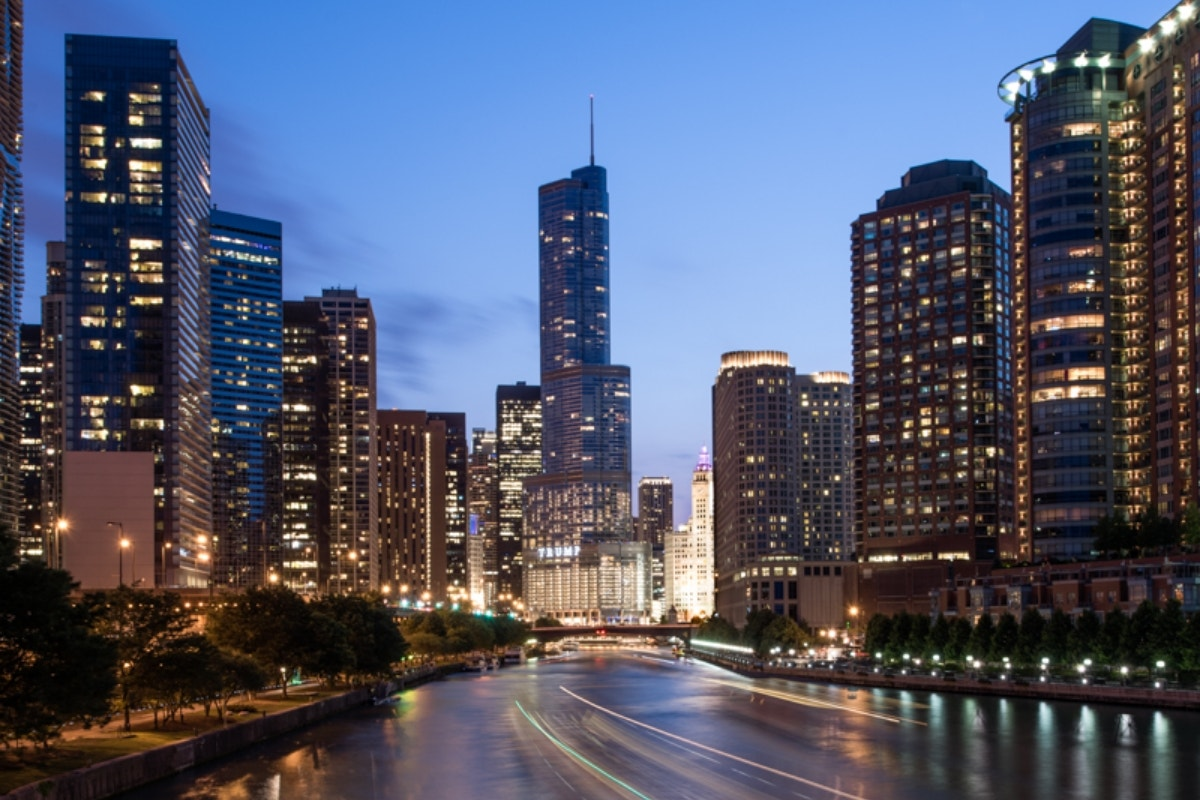
#> input picture Dataset/cityscape.jpg, 1200 x 800 px; its folder holds only this picture in this run
$ python -i utils.py   (imports and definitions only)   (older library calls are emulated)
#> lines starting #> are read from the running program, lines starting #| are printed output that depends on the picture
# smart_augmentation/utils.py
import os
import cv2
import numpy as np
from typing import List, Dict, Optional, Tuple
from pathlib import Path
from .color import (
    adjust_brightness,
    adjust_contrast,
    adjust_saturation,
    shift_hue,
    gamma_correction,
    color_jitter,
    grayscale,
    solarize,
    posterize,
)
from .geometric import (
    flip,
    rotate,
    translate,
    scale,
    shear,
    crop,
    perspective_transform,
    elastic_deformation,
)
from .noise import (
    gaussian_noise,
    salt_and_pepper,
    speckle_noise,
    gaussian_blur,
    motion_blur,
    defocus_blur,
)
from .occlusion import (
    cutout,
    hide_and_seek,
    gridmask,
    mixup,
    cutmix,
    fmix,
)
from typing import TYPE_CHECKING

if TYPE_CHECKING:
    from .utils import clip
else:
    clip = None  # define a fallback


ALLOWED_EXTS = {".jpg", ".jpeg", ".png", ".bmp", ".tiff"}

def clip(image: np.ndarray) -> np.ndarray:
    """Clip pixel values to [0,255] and convert to uint8"""
    return np.clip(image, 0, 255).astype(np.uint8)

def load_image(path: str) -> Optional[np.ndarray]:
#> called with path = '../Dataset/cityscape.jpg'
    if not os.path.exists(path):
        return None
    img = cv2.imdecode(np.fromfile(path, dtype=np.uint8), cv2.IMREAD_COLOR)
#> img is the input picture: shape (800, 1200, 3); mean B, G, R 109.8, 88.9, 82.3
    return img

def save_image(path: str, image: np.ndarray) -> None:
    # Use imencode->tofile to support unicode paths on Windows
    ext = os.path.splitext(path)[1]
    if ext == "":
        ext = ".jpg"
        path += ext
    success, enc = cv2.imencode(ext, clip(image))
    if not success:
        raise IOError(f"Failed to encode image for {path}")
    enc.tofile(path)

def is_image_file(filename: str) -> bool:
    return os.path.splitext(filename.lower())[1] in ALLOWED_EXTS

# ---------- Image analysis heuristics ----------
def analyze_image(image: np.ndarray) -> Dict[str, Dict]:
    """
    Inspect an image and return recommended augmentation types with reasons.
    Returns a dict like:
    {
      "brightness": {"score": 34.2, "recommend": True, "reason": "..."},
      "contrast": ...
    }
    """
    if image is None:
        return {}

    gray = cv2.cvtColor(image, cv2.COLOR_BGR2GRAY)
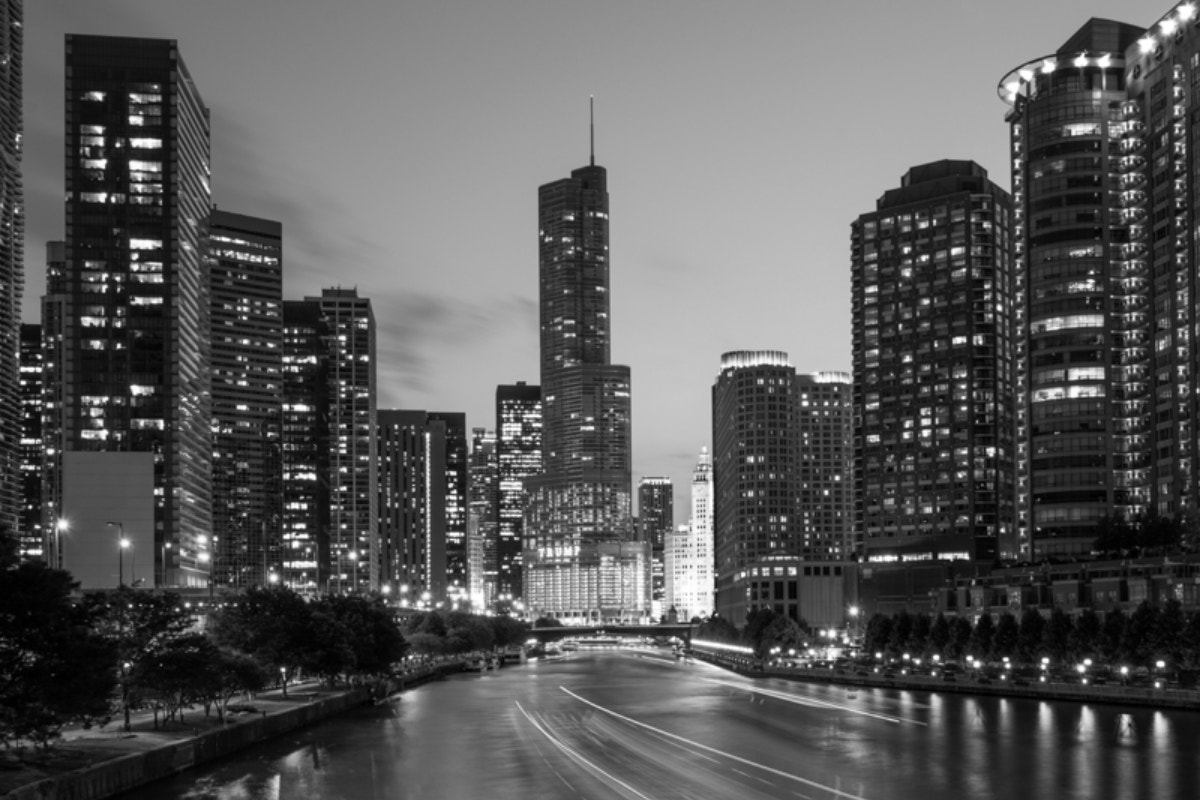
#> gray: shape (800, 1200); min 0, max 255, mean 89.3
    mean_brightness = float(np.mean(gray))
#> mean_brightness = 89.31
    contrast = float(np.std(gray))
#> contrast = 59.7
    hsv = cv2.cvtColor(image, cv2.COLOR_BGR2HSV)
#> hsv: shape (800, 1200, 3); mean H, S, V 84.3, 108.2, 121.9
    mean_saturation = float(np.mean(hsv[..., 1]))
#> mean_saturation = 108.2
    lap = cv2.Laplacian(gray, cv2.CV_64F)
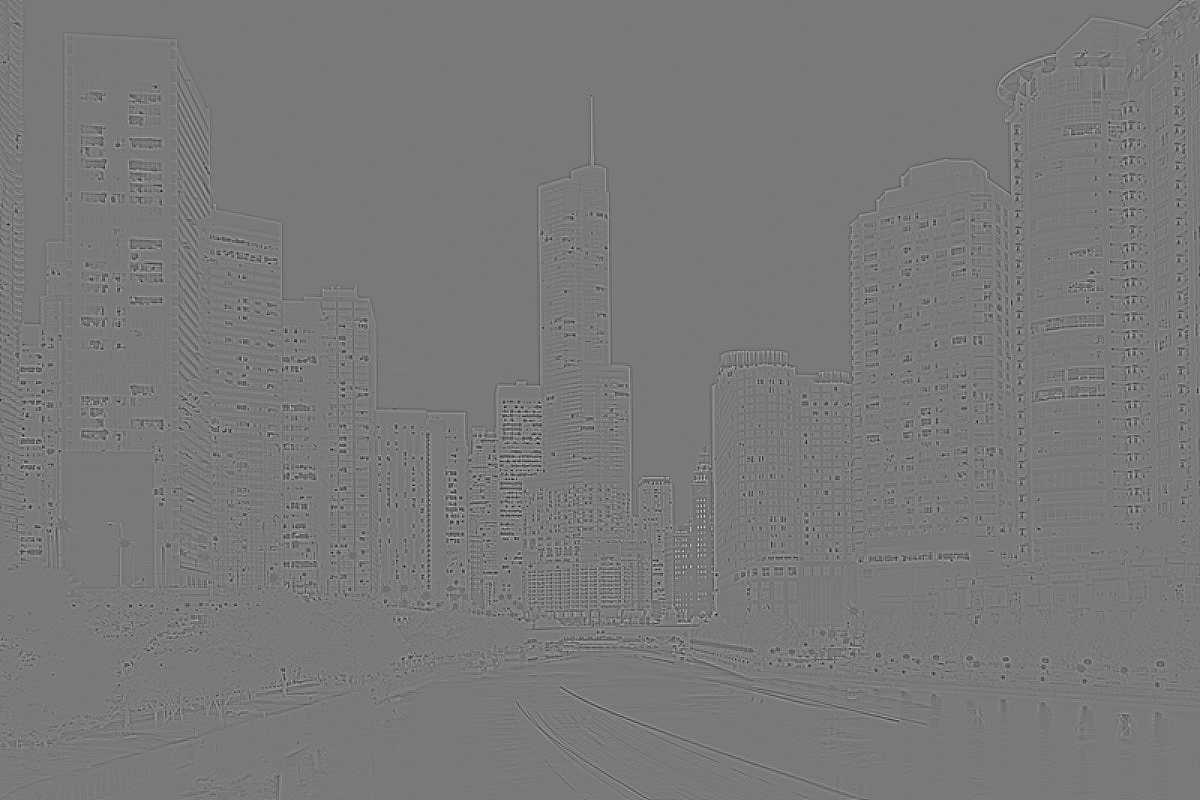
#> lap: shape (800, 1200) float64; min -244, max 268, mean 0; drawn with min black and max white
    lap_var = float(lap.var())
#> lap_var = 286.9

    # detect large uniform/occluded regions (dark or bright blocks)
    h, w = gray.shape
#> h = 800; w = 1200
    non_zero_ratio = float(np.count_nonzero(gray) / (h * w))
#> non_zero_ratio = 1
    # detect heavy black regions (possible occlusion)
    black_ratio = float(np.sum(gray < 10) / (h * w))
#> black_ratio = 0.0294

    recommendations = {}

    # Brightness
    rec_brightness = mean_brightness < 80 or mean_brightness > 200
#> rec_brightness = False
    recommendations["brightness"] = {
        "score": mean_brightness,
        "recommend": bool(rec_brightness),
        "reason": (
            "Image is dark (mean brightness {:.1f})".format(mean_brightness)
            if mean_brightness < 80
            else ("Image is very bright (mean {:.1f})".format(mean_brightness) if mean_brightness > 200 else "Brightness within normal range")
        ),
        "suggestions": ["adjust_brightness", "gamma_correction", "color_jitter"]
    }

    # Contrast
    rec_contrast = contrast < 40
#> rec_contrast = False
    recommendations["contrast"] = {
        "score": contrast,
        "recommend": bool(rec_contrast),
        "reason": "Low contrast (std {:.1f})".format(contrast) if rec_contrast else "Contrast OK",
        "suggestions": ["adjust_contrast", "contrast_jitter", "color_jitter"]
    }

    # Saturation
    rec_saturation = mean_saturation < 30
#> rec_saturation = False
    recommendations["saturation"] = {
        "score": mean_saturation,
        "recommend": bool(rec_saturation),
        "reason": ("Low saturation ({:.1f})".format(mean_saturation) if rec_saturation else "Saturation OK"),
        "suggestions": ["adjust_saturation", "shift_hue", "color_jitter"]
    }

    # Sharpness / blur
    rec_blur = lap_var < 100.0
#> rec_blur = False
    recommendations["blur"] = {
        "score": lap_var,
        "recommend": bool(rec_blur),
        "reason": ("Image looks blurry (laplacian var {:.1f})".format(lap_var) if rec_blur else "Image is sharp"),
        "suggestions": ["gaussian_blur", "motion_blur", "defocus_blur", "speckle_noise"]
    }

    # Occlusion / blocked area
    rec_occlusion = black_ratio > 0.15 or (non_zero_ratio < 0.6)
#> rec_occlusion = False
    recommendations["occlusion"] = {
        "score": black_ratio,
        "recommend": bool(rec_occlusion),
        "reason": ("Large dark area detected (black ratio {:.2f})".format(black_ratio) if rec_occlusion else "No large occlusion detected"),
        "suggestions": ["cutout", "hide_and_seek", "gridmask"]
    }

    # general: recommend color and geometric variety if image is "too similar" (simple heuristic)
    recommendations["general"] = {
        "recommend": True,
        "reason": "Always useful to add geometric and color augmentations to increase dataset variety.",
        "suggestions": ["flip", "rotate", "crop", "scale", "color_jitter", "posterize", "solarize"]
    }

    return recommendations

# ---------- Apply augmentation helpers ----------
# [212 lines left out: functions apply_transform_by_name, analyze_image_for_transforms, generate_report_for_folder, apply_transformations_to_dataset, not called in this run]

# ---------- Utility: process single image with choice ----------
def process_single_image(
    image_path: str,
    output_dir: str,
    transform_names: Optional[List[str]] = None,
    save_original: bool = True
) -> Tuple[Dict, List[str]]:
    """
    Analyze image and optionally apply given transforms (list of names). Returns (analysis, saved_files)
    """
    os.makedirs(output_dir, exist_ok=True)
    img = load_image(image_path)
    if img is None:
        raise FileNotFoundError(image_path)
    analysis = analyze_image(img)
#> analysis = 6 items
    saved = []
    base_name = os.path.splitext(os.path.basename(image_path))[0]
    if save_original:
        orig_out = os.path.join(output_dir, f"{base_name}__orig.jpg")
        save_image(orig_out, img)
        saved.append(orig_out)
    if transform_names:
        for t in transform_names:
            try:
                out = apply_transform_by_name(img, t)
            except Exception as e:
                continue
            out_path = os.path.join(output_dir, f"{base_name}__{t}.jpg")
            save_image(out_path, out)
            saved.append(out_path)
    return analysis, saved

def clip(image):
    """Ensure pixel values are within [0, 255]."""
    return np.clip(image, 0, 255).astype(np.uint8)

>>> result = process_single_image('../Dataset/cityscape.jpg', 'out.png')

$ run again, on Dataset/images.jpeg
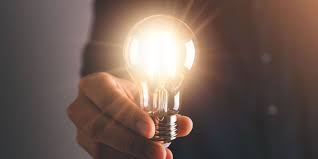
#> input picture Dataset/images.jpeg, 318 x 159 px
#> in load_image, img is the input picture: shape (159, 318, 3); mean B, G, R 84, 92, 110.9
#> in analyze_image, `gray = cv2.cvtColor(image, cv2.COLOR_BGR2GRAY)`:
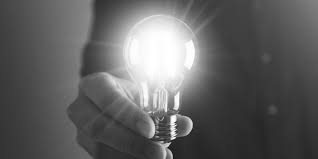
#> gray: shape (159, 318); min 9, max 255, mean 96.8
#> mean_brightness = 96.77
#> contrast = 55.89
#> hsv: shape (159, 318, 3); mean H, S, V 48.1, 60.7, 111.4
#> mean_saturation = 60.67
#> in analyze_image, `lap = cv2.Laplacian(gray, cv2.CV_64F)`:
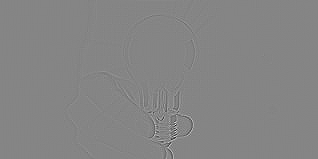
#> lap: shape (159, 318) float64; min -461, max 422, mean 0; drawn with min black and max white
#> lap_var = 250.9
#> non_zero_ratio = 1
#> black_ratio = 1.98e-05
#> rec_brightness = False
#> analysis = 6 items
#> enc = 7976 values, max 255 at index 0, min 0 at index 4, mean 141.5

$ run again, on Dataset/images2.jpeg
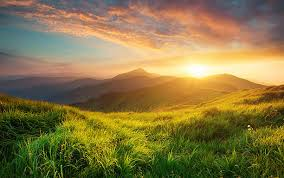
#> input picture Dataset/images2.jpeg, 284 x 178 px
#> in load_image, img is the input picture: shape (178, 284, 3); mean B, G, R 68.7, 118.2, 135.2
#> in analyze_image, `gray = cv2.cvtColor(image, cv2.COLOR_BGR2GRAY)`:
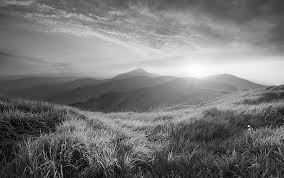
#> gray: shape (178, 284); min 1, max 254, mean 117.7
#> mean_brightness = 117.7
#> contrast = 54.9
#> hsv: shape (178, 284, 3); mean H, S, V 38, 143.7, 141.8
#> mean_saturation = 143.7
#> in analyze_image, `lap = cv2.Laplacian(gray, cv2.CV_64F)`:
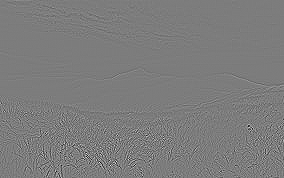
#> lap: shape (178, 284) float64; min -454, max 474, mean 0; drawn with min black and max white
#> lap_var = 2559.3
#> non_zero_ratio = 1
#> black_ratio = 0.00283
#> rec_brightness = False
#> analysis = 6 items
